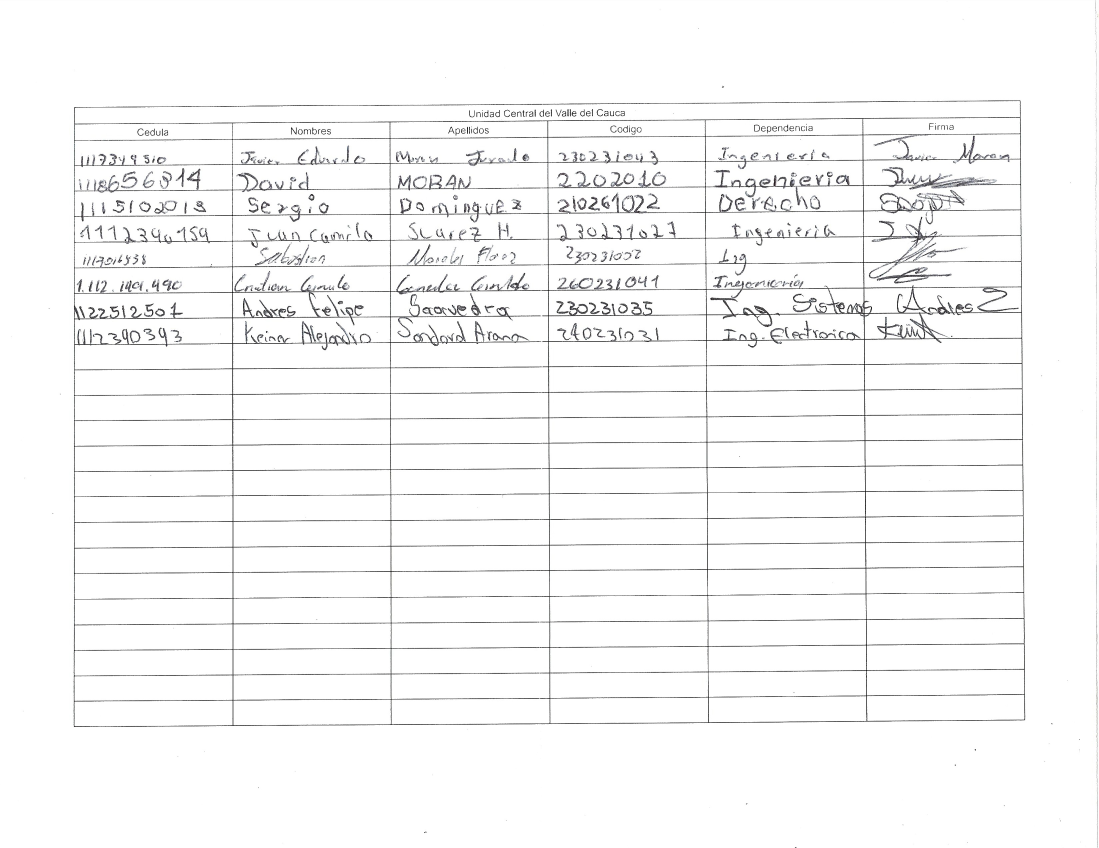
#> input picture MicroservicioPlanilla/testImages/2026-04-14_082294-1.jpg, 3296 x 2544 px (shown at 1/3 size)
$ python -i image_preprocessing.py   (imports and definitions only)
#> lines starting #> are read from the running program, lines starting #| are printed output that depends on the picture; after the words box and inside, x2 and y2 are one past the last pixel; in counts of white or black regions, pixels touching at a corner belong together
#> further down, picture is the input picture: shape (2544, 3296, 3); mean B, G, R 247.6, 247.5, 247.5
import cv2
import numpy as np


# [17 lines left out: function preprocess_for_paddle, not called in this run]


def preprocess_for_ocr(img: np.ndarray, target_width: int = 1800) -> np.ndarray:
#> called with target_width = 1800
    h, w = img.shape[:2]
    if w != target_width:
        scale = target_width / w
        img = cv2.resize(img, None, fx=scale, fy=scale, interpolation=cv2.INTER_CUBIC)
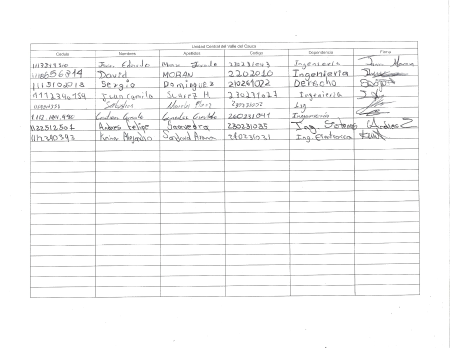
#> img: shape (1389, 1800, 3) (shown at 1/4 size); mean of channels 0, 1, 2 247.4, 247.4, 247.4; drawn as B, G, R
    gray = cv2.cvtColor(img, cv2.COLOR_BGR2GRAY)
    clahe = cv2.createCLAHE(clipLimit=2.0, tileGridSize=(16, 16))
    gray = clahe.apply(gray)
    gray = cv2.bilateralFilter(gray, d=9, sigmaColor=45, sigmaSpace=45)
    binary = cv2.adaptiveThreshold(
        gray,
        255,
        cv2.ADAPTIVE_THRESH_GAUSSIAN_C,
        cv2.THRESH_BINARY,
        blockSize=31,
        C=18,
    )
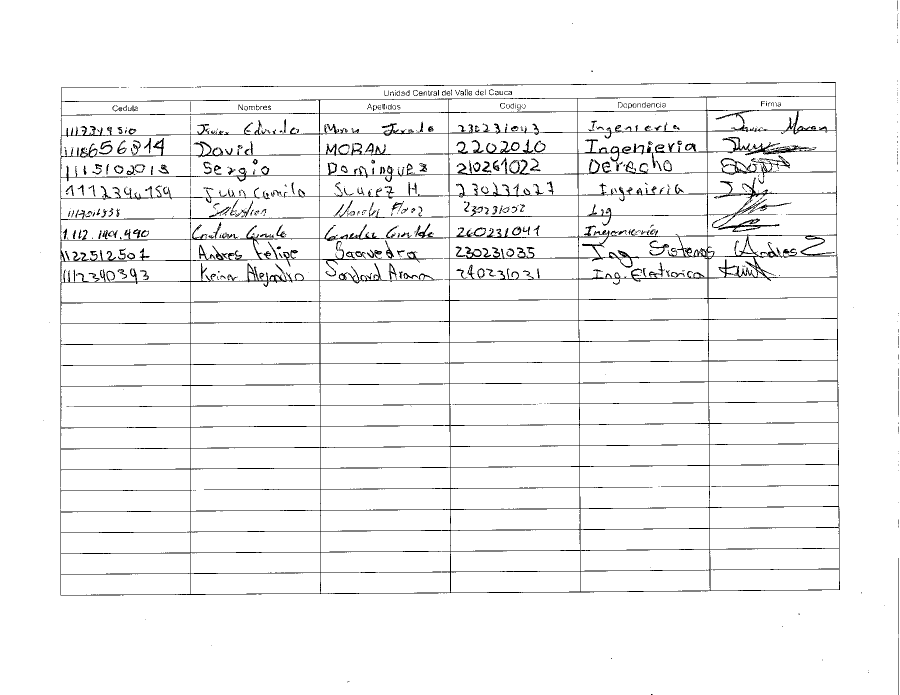
#> binary: shape (1389, 1800) (shown at 1/2 size); 95.8% white; black in thin lines or dots
    k = cv2.getStructuringElement(cv2.MORPH_ELLIPSE, (2, 2))
    binary = cv2.morphologyEx(binary, cv2.MORPH_OPEN, k)
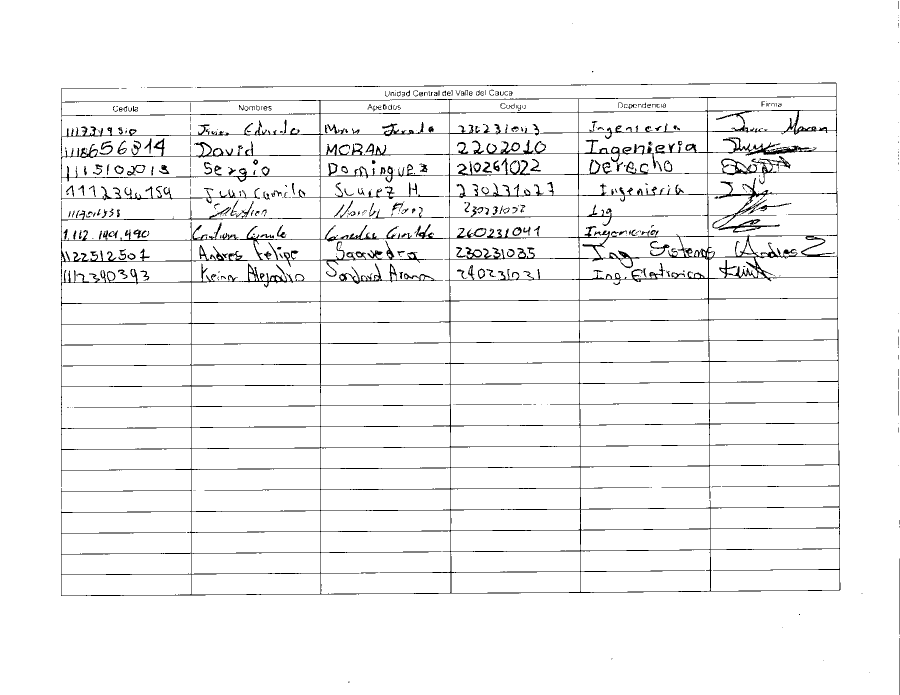
#> binary: shape (1389, 1800) (shown at 1/2 size); 95.7% white; black in thin lines or dots
    binary = cv2.dilate(binary, k, iterations=1)
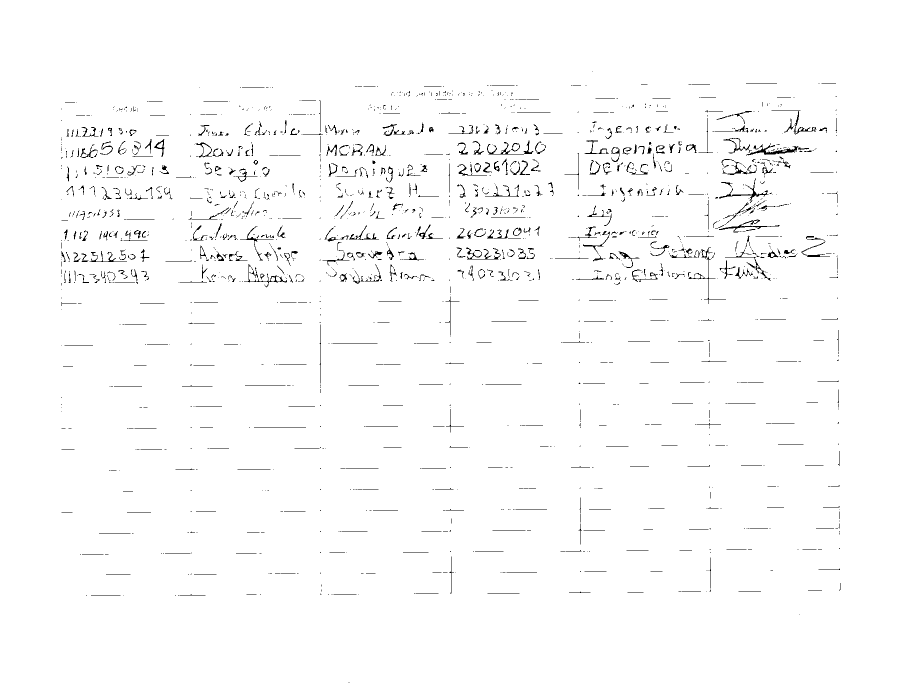
#> binary: shape (1389, 1800) (shown at 1/2 size); 98.3% white; black in thin lines or dots, all inside (x1, y1, x2, y2) = (123, 143, 1681, 1365)
    return cv2.cvtColor(binary, cv2.COLOR_GRAY2BGR)


# [6 lines left out: function enhance_for_detection, not called in this run]

>>> import cv2
>>> picture = cv2.imread('../testImages/2026-04-14_082294-1.jpg')
>>> result = preprocess_for_ocr(picture)

$ run again, on MicroservicioPlanilla/testImages/2026-04-14_082294-2.jpg
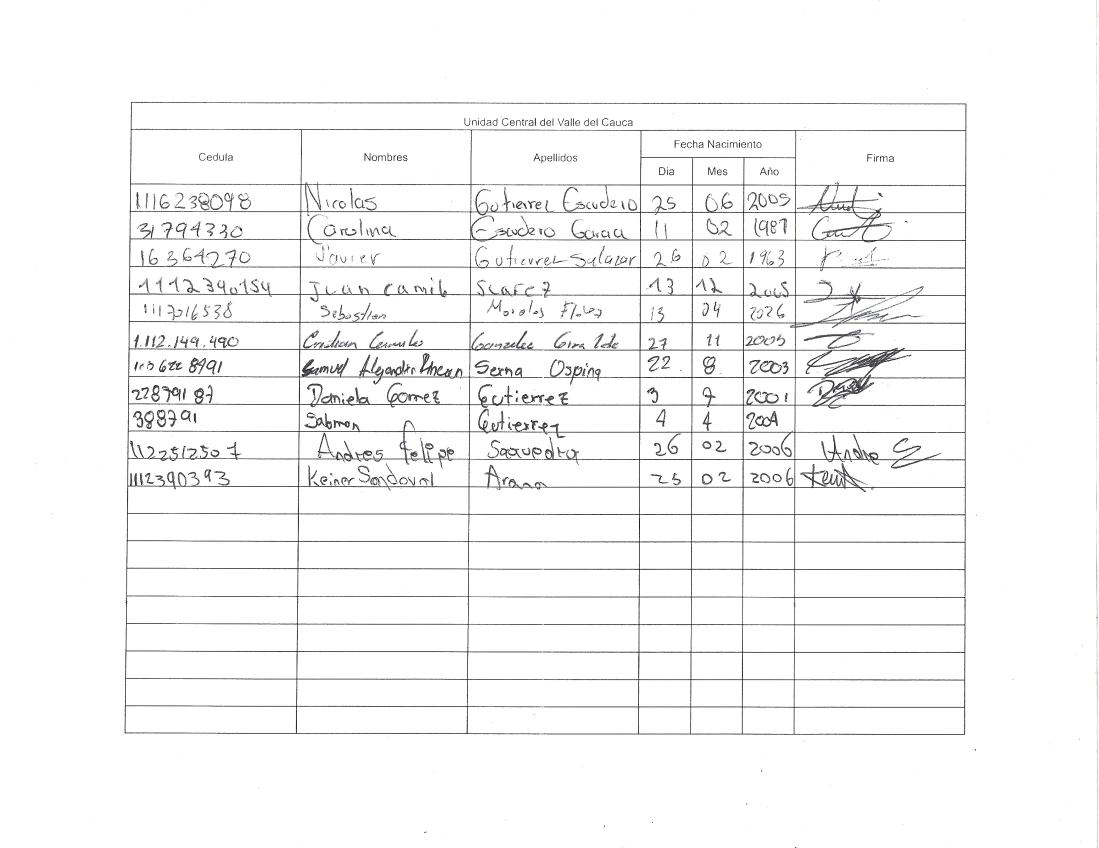
#> input picture MicroservicioPlanilla/testImages/2026-04-14_082294-2.jpg, 3296 x 2544 px (shown at 1/3 size)
#> picture is the input picture: shape (2544, 3296, 3); mean B, G, R 247.1, 247, 247
#> in preprocess_for_ocr, `binary = cv2.adaptiveThreshold( gray, 255, cv2.ADAPTIVE_THRESH_GAUSSIA..`:
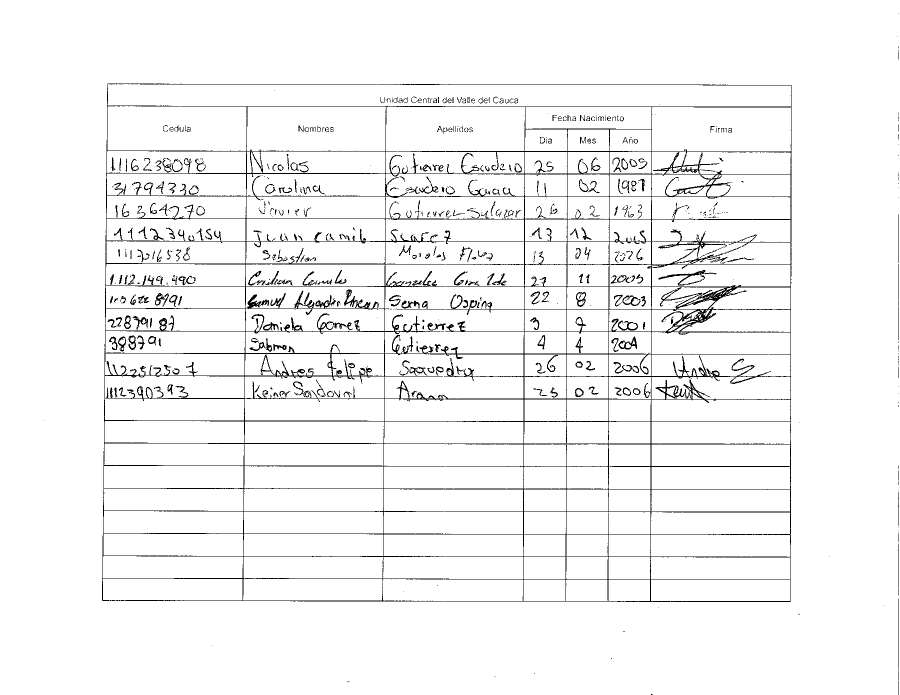
#> binary: shape (1389, 1800) (shown at 1/2 size); 95.8% white; black in thin lines or dots
#> in preprocess_for_ocr, `binary = cv2.dilate(binary, k, iterations=1)`:
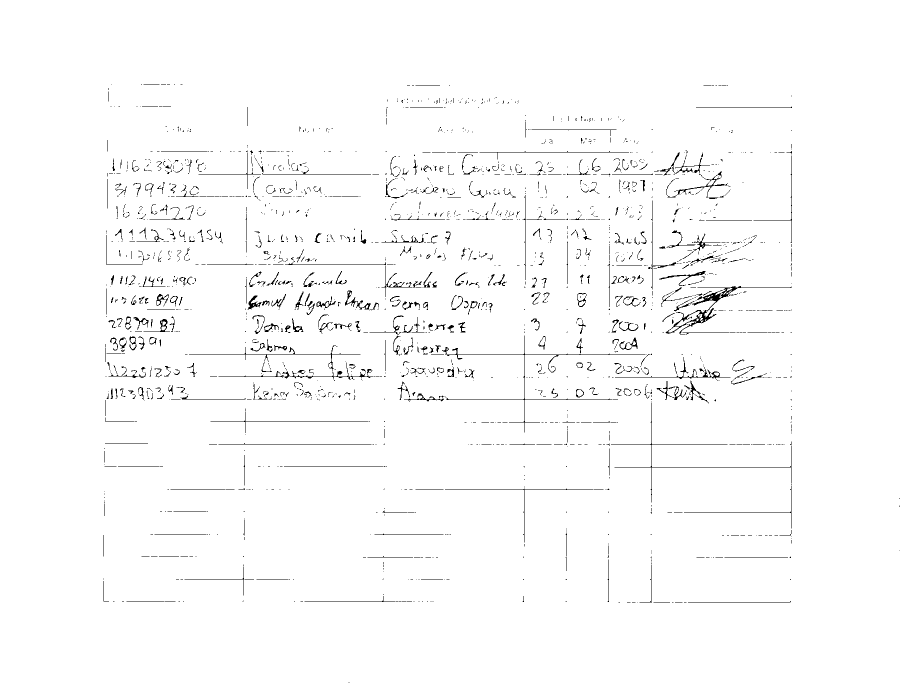
#> binary: shape (1389, 1800) (shown at 1/2 size); 98.2% white; black in thin lines or dots, all inside (x1, y1, x2, y2) = (206, 169, 1799, 1365)

$ run again, on MicroservicioPlanilla/testImages/2026-04-14_082294-3.jpg
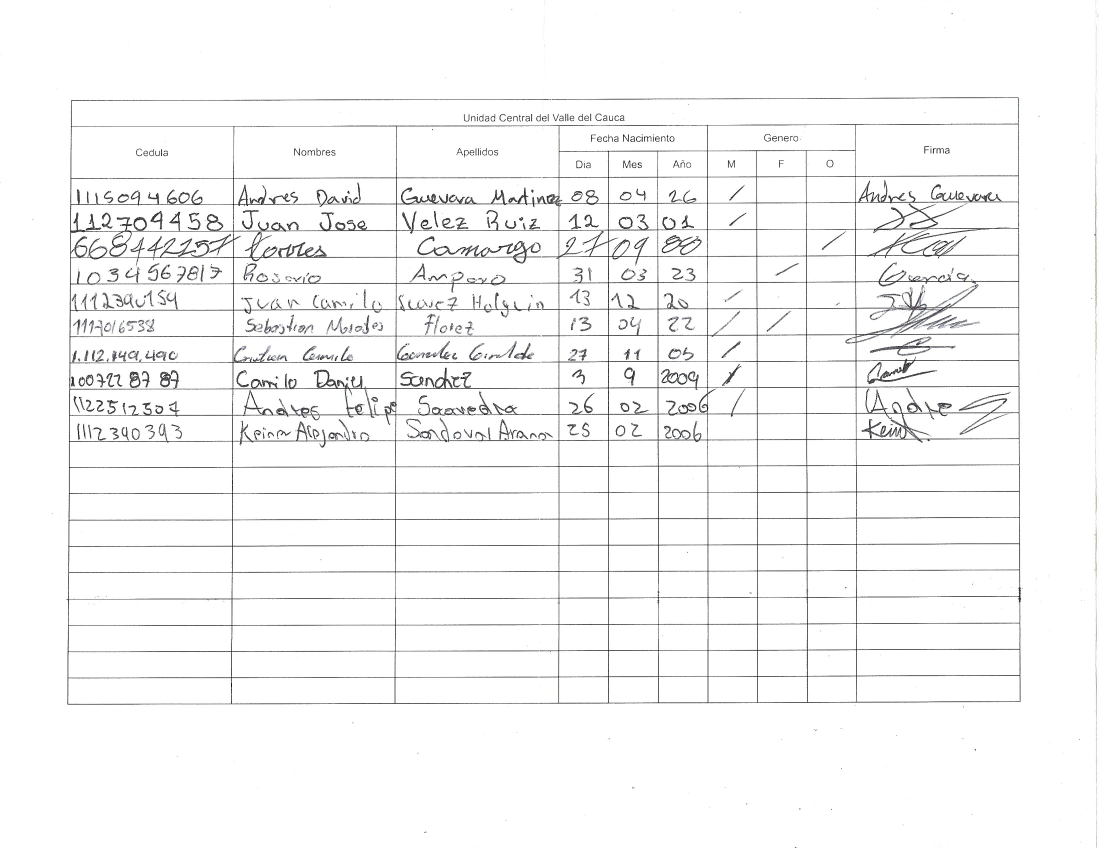
#> input picture MicroservicioPlanilla/testImages/2026-04-14_082294-3.jpg, 3296 x 2544 px (shown at 1/3 size)
#> picture is the input picture: shape (2544, 3296, 3); mean B, G, R 246.8, 246.7, 246.7
#> in preprocess_for_ocr, `binary = cv2.adaptiveThreshold( gray, 255, cv2.ADAPTIVE_THRESH_GAUSSIA..`:
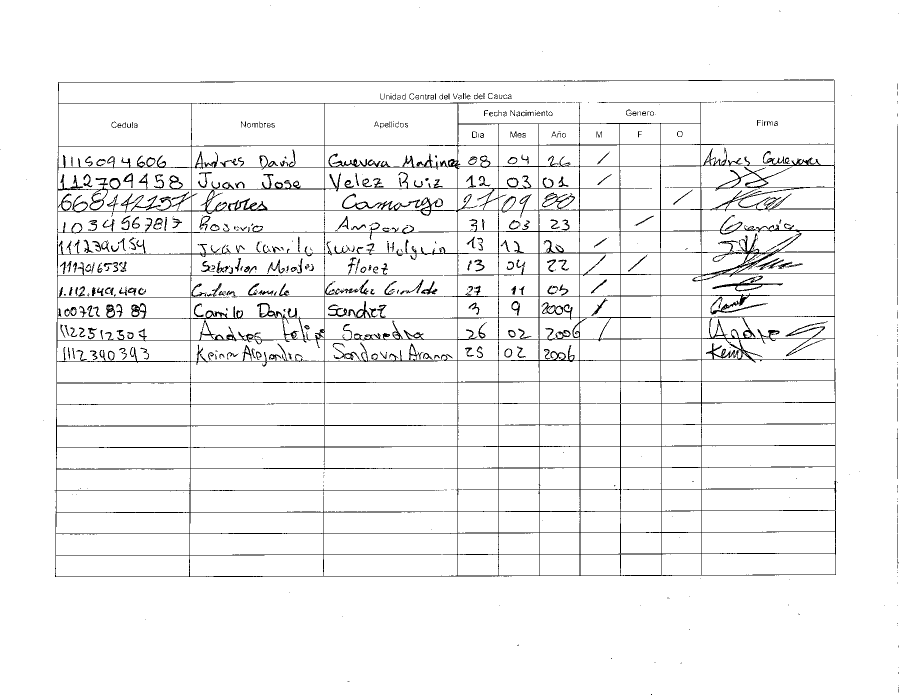
#> binary: shape (1389, 1800) (shown at 1/2 size); 95.5% white; black in thin lines or dots
#> in preprocess_for_ocr, `binary = cv2.dilate(binary, k, iterations=1)`:
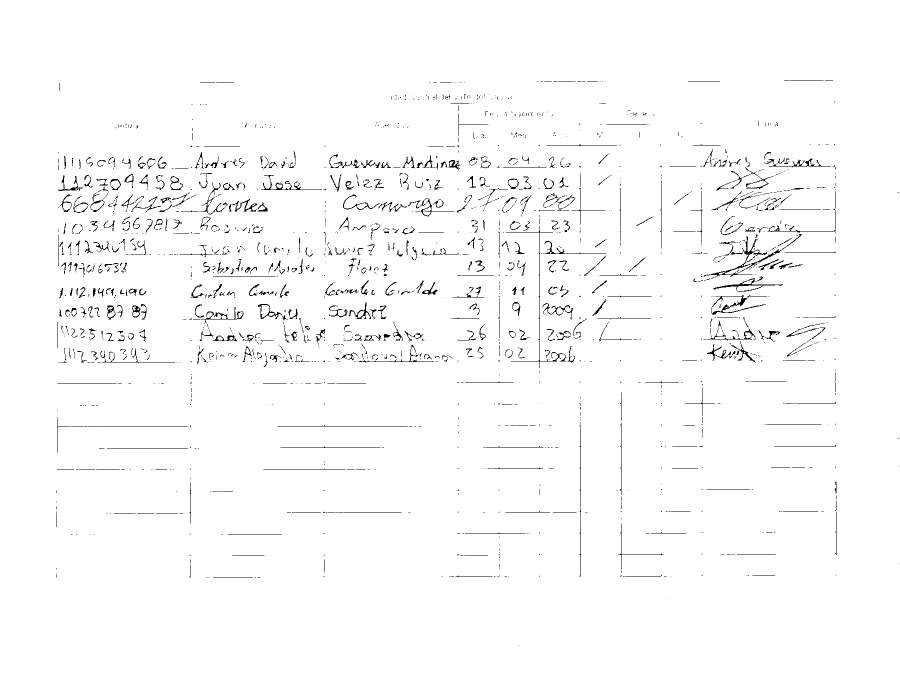
#> binary: shape (1389, 1800) (shown at 1/2 size); 98.2% white; black in thin lines or dots, all inside (x1, y1, x2, y2) = (112, 161, 1798, 1292)
